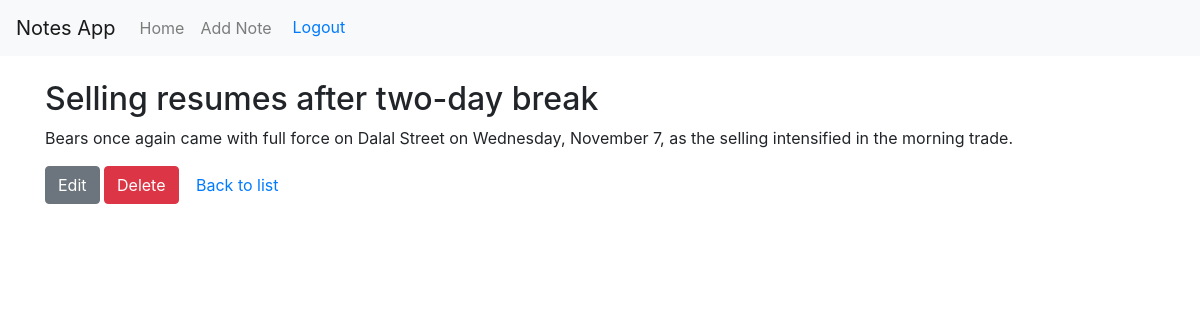
The app's page /note/7/ (signed in) with its own data.
### notes/models.py (models this page shows, shortened)
class Note(models.Model):
    title = models.CharField(max_length=100)
    body = models.TextField()
    created_at = models.DateTimeField(auto_now_add=True)
    updated_at = models.DateTimeField(auto_now=True)
    user = models.ForeignKey(User, on_delete=models.CASCADE, related_name='notes')

### notes/views.py (the view)
# urls.py: path('note/<int:pk>/', NoteDetailView.as_view(), name='note_detail'),
class NoteDetailView(LoginRequiredMixin, DetailView):
    model = Note
    template_name = 'notes/note_detail.html'

### notes/templates/notes/note_detail.html (shortened to what this page needs)
{% extends 'base_generic.html' %}
{% block content %}
<h2>{{ note.title }}</h2>
<p>{{ note.body }}</p>
<a class="btn btn-secondary" href="{% url 'notes:note_edit' note.pk %}">Edit</a>
<a class="btn btn-danger" href="{% url 'notes:note_delete' note.pk %}">Delete</a>
<a class="btn btn-link" href="{% url 'notes:note_list' %}">Back to list</a>
{% endblock %}

### records on screen
Note: title "Selling resumes after two-day break", body "Bears once again came with full force on Dalal Street on Wednesday, November 7, as the selling intensified in the morning trade."
